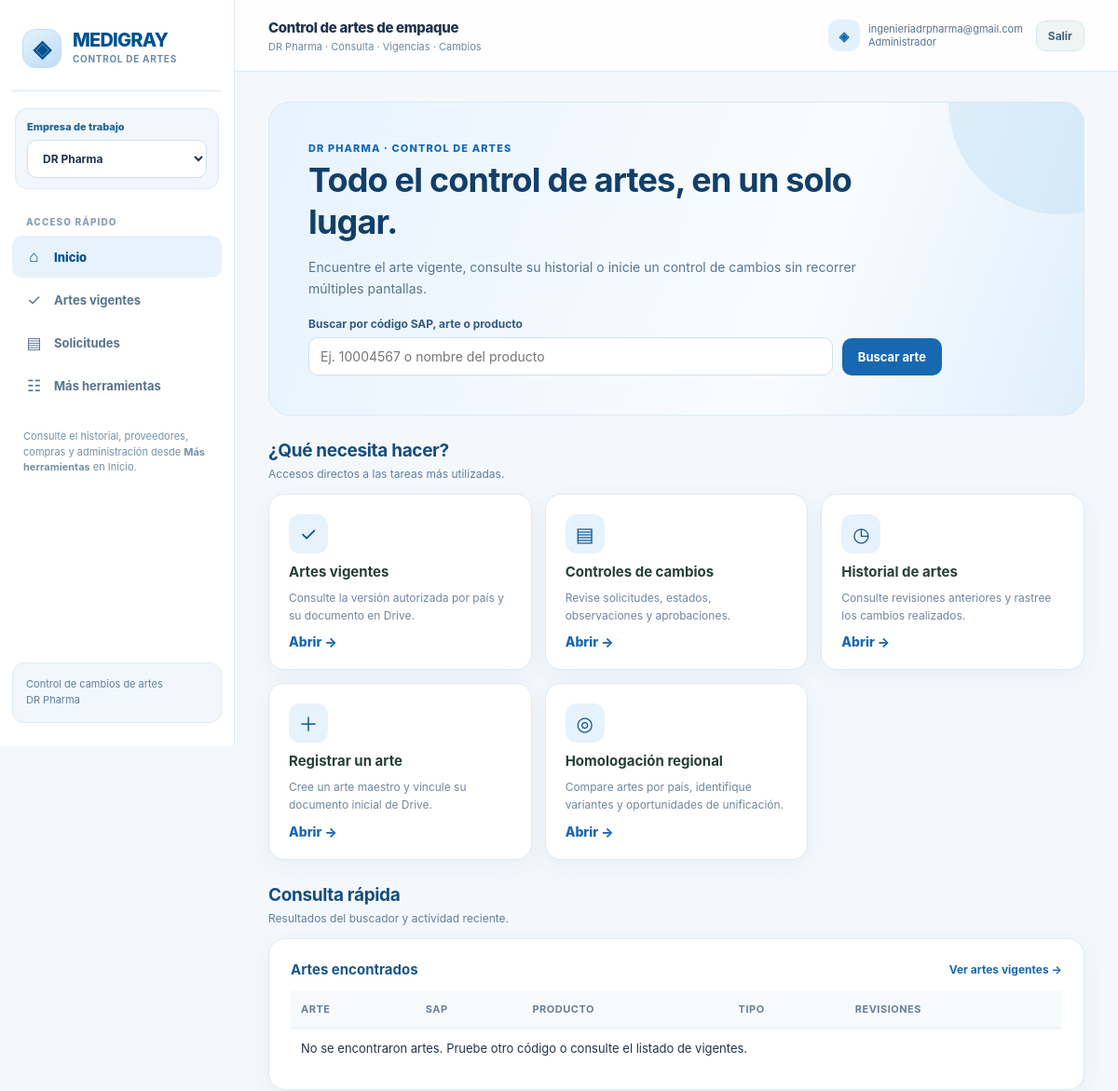
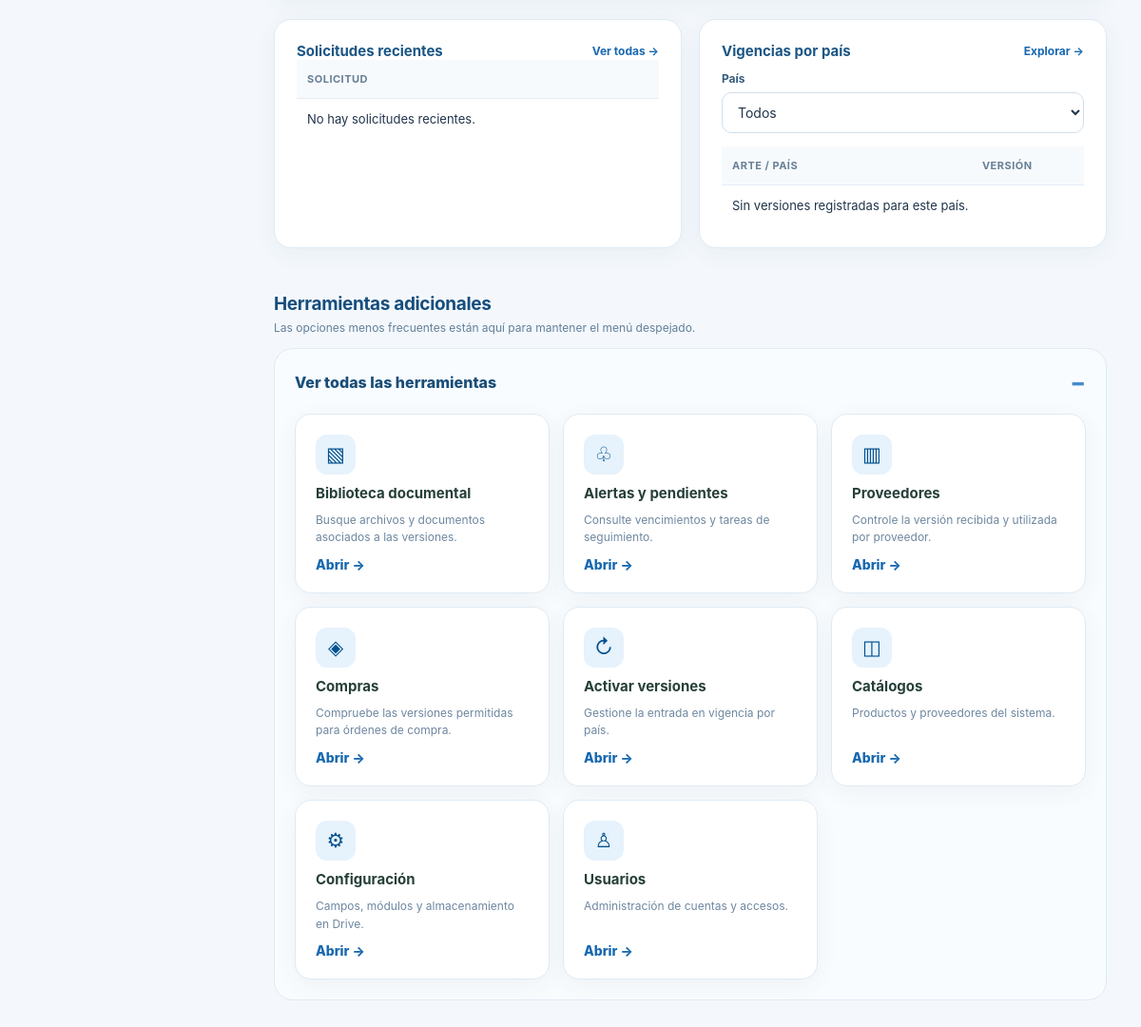
The page / (signed in) on the database its author committed (2 pictures, top to bottom).
### tables this page shows
CREATE TABLE companies(id INTEGER PRIMARY KEY,name TEXT NOT NULL UNIQUE);

CREATE TABLE users(id INTEGER PRIMARY KEY,email TEXT NOT NULL UNIQUE,password TEXT NOT NULL,role TEXT NOT NULL,active INTEGER NOT NULL DEFAULT 1,created_at TEXT NOT NULL);

### app.py (the view)
@app.get('/',response_class=HTMLResponse)
def home(req:Request,q:str='',country:int=0):
    u=require(req)
    permitidas=company_ids(u)
    actual=req.session.get('empresa_actual')
    if actual not in permitidas:
        actual=permitidas[0] if permitidas else 0
        req.session['empresa_actual']=actual
    with conn() as c:
        arts=c.execute('''SELECT a.*,co.name company,(SELECT COUNT(*) FROM versions v WHERE v.art_id=a.id) nversions
            FROM arts a JOIN companies co ON a.company_id=co.id
            WHERE a.company_id=? AND (a.sap_code LIKE ? OR a.master_code LIKE ? OR a.product LIKE ?)
            ORDER BY a.id DESC LIMIT 200''',(actual,f'%{q}%',f'%{q}%',f'%{q}%')).fetchall()
        countries=c.execute('SELECT * FROM countries ORDER BY name').fetchall()
        recent=c.execute('''SELECT ch.*,a.master_code FROM changes ch JOIN arts a ON a.id=ch.art_id
            WHERE a.company_id=? ORDER BY ch.id DESC LIMIT 12''',(actual,)).fetchall()
        vlist=c.execute('''SELECT cv.*,v.art_id,v.revision,a.master_code,c.name country
            FROM country_versions cv JOIN versions v ON v.id=cv.version_id
            JOIN arts a ON a.id=v.art_id JOIN countries c ON c.id=cv.country_id
            WHERE a.company_id=? AND (?=0 OR cv.country_id=?) ORDER BY cv.id DESC LIMIT 100''',
            (actual,country,country)).fetchall()
    return view(req,'home.html',arts=arts,countries=countries,recent=recent,vlist=vlist,q=q,country=country)

### templates/home.html (shortened to what this page needs)
{% extends 'base.html' %}
{% block content %}
<section class="welcome-hero" aria-labelledby="welcome-title">
  <div class="eyebrow">{{ empresa_nombre }} · Control de artes</div>
  <h1 id="welcome-title">Todo el control de artes, en un solo lugar.</h1>
  <p>Encuentre el arte vigente, consulte su historial o inicie un control de cambios sin recorrer múltiples pantallas.</p>
  <form class="home-search" method="get" action="/">
    <div class="field">
      <label for="quick-search">Buscar por código SAP, arte o producto</label>
      <input id="quick-search" type="search" name="q" value="{{q or ''}}" placeholder="Ej. 10004567 o nombre del producto">
    </div>
    <button class="btn" type="submit">Buscar arte</button>
  </form>
</section>
<div class="section-heading"><div><h2>¿Qué necesita hacer?</h2><p class="muted">Accesos directos a las tareas más utilizadas.</p></div></div>
<section class="action-grid" aria-label="Accesos rápidos">
  <a class="action-card" href="/artes/vigentes"><span class="action-icon">✓</span><strong>Artes vigentes</strong><p>Consulte la versión autorizada por país y su documento en Drive.</p><span class="action-arrow">Abrir →</span></a>
  <a class="action-card" href="/solicitudes"><span class="action-icon">▤</span><strong>Controles de cambios</strong><p>Revise solicitudes, estados, observaciones y aprobaciones.</p><span class="action-arrow">Abrir →</span></a>
  <a class="action-card" href="/artes/historial"><span class="action-icon">◷</span><strong>Historial de artes</strong><p>Consulte revisiones anteriores y rastree los cambios realizados.</p><span class="action-arrow">Abrir →</span></a>
  {% if u.role in ['Administrador','Regulatorios'] %}
  <a class="action-card" href="/artes/nuevo"><span class="action-icon">＋</span><strong>Registrar un arte</strong><p>Cree un arte maestro y vincule su documento inicial de Drive.</p><span class="action-arrow">Abrir →</span></a>
  {% endif %}
  <a class="action-card" href="/homologacion"><span class="action-icon">◎</span><strong>Homologación regional</strong><p>Compare artes por país, identifique variantes y oportunidades de unificación.</p><span class="action-arrow">Abrir →</span></a>
</section>
<div class="section-heading"><div><h2>Consulta rápida</h2><p class="muted">Resultados del buscador y actividad reciente.</p></div></div>
<section class="panel">
  <div class="flex" style="justify-content:space-between;margin-bottom:13px"><h3 style="margin:0">Artes encontrados</h3><a class="link-small" href="/artes/vigentes">Ver artes vigentes →</a></div>
  <div class="scroll"><table><thead><tr><th>Arte</th><th>SAP</th><th>Producto</th><th>Tipo</th><th>Revisiones</th></tr></thead><tbody>
  {% for a in arts %}<tr><td><a href="/artes/{{a.id}}"><strong>{{a.master_code}}</strong></a></td><td class="code">{{a.sap_code}}</td><td>{{a.product}}</td><td>{{a.packaging_type}}</td><td>{{a.nversions}}</td></tr>
  {% else %}<tr><td colspan="5">No se encontraron artes. Pruebe otro código o consulte el listado de vigentes.</td></tr>{% endfor %}
  </tbody></table></div>
</section>
<div class="grid">
  <section class="panel"><div class="flex" style="justify-content:space-between"><h3 style="margin:0">Solicitudes recientes</h3><a class="link-small" href="/solicitudes">Ver todas →</a></div>
    <div class="scroll"><table><thead><tr><th>Solicitud</th><th>Estado</th></tr></thead><tbody>
      {% for c in recent %}<tr><td><a href="/cambios/{{c.id}}">CC-{{'%05d'|format(c.id)}} · {{c.title}}</a></td><td><span class="badge">{{c.status}}</span></td></tr>
      {% else %}<tr><td colspan="2">No hay solicitudes recientes.</td></tr>{% endfor %}
    </tbody></table></div>
  </section>
  <section class="panel"><div class="flex" style="justify-content:space-between"><h3 style="margin:0">Vigencias por país</h3><a class="link-small" href="/artes/vigentes">Explorar →</a></div>
    <form method="get" action="/"><label for="quick-country" style="margin-top:12px">País</label><select id="quick-country" name="country" onchange="this.form.submit()"><option value="0">Todos</option></select></form>
    <div class="scroll"><table><thead><tr><th>Arte / País</th><th>Versión</th><th>Estado</th></tr></thead><tbody>
      {% for v in vlist %}<tr><td><a href="/artes/{{v.art_id}}">{{v.master_code}}</a><div class="muted">{{v.country}}</div></td><td>{{v.local_version}}</td><td><span class="badge {% if v.status=='Vigente Oficial' %}ok{% elif v.status=='Inactivo/Obsoleto' %}red{% else %}warn{% endif %}">{{v.status}}</span></td></tr>
      {% else %}<tr><td colspan="3">Sin versiones registradas para este país.</td></tr>{% endfor %}
    </tbody></table></div>
  </section>
</div>
<div class="section-heading" id="herramientas"><div><h2>Herramientas adicionales</h2><p class="muted">Las opciones menos frecuentes están aquí para mantener el menú despejado.</p></div></div>
<details class="secondary-tools" open>
  <summary>Ver todas las herramientas</summary>
  <div class="action-grid">
    <a class="action-card" href="/biblioteca-documental"><span class="action-icon">▧</span><strong>Biblioteca documental</strong><p>Busque archivos y documentos asociados a las versiones.</p><span class="action-arrow">Abrir →</span></a>
    <a class="action-card" href="/alertas"><span class="action-icon">♧</span><strong>Alertas y pendientes</strong><p>Consulte vencimientos y tareas de seguimiento.</p><span class="action-arrow">Abrir →</span></a>
    {% if u.role in ['Administrador','Regulatorios','Compras'] %}
    <a class="action-card" href="/proveedores-control"><span class="action-icon">▥</span><strong>Proveedores</strong><p>Controle la versión recibida y utilizada por proveedor.</p><span class="action-arrow">Abrir →</span></a>
    <a class="action-card" href="/compras"><span class="action-icon">◈</span><strong>Compras</strong><p>Compruebe las versiones permitidas para órdenes de compra.</p><span class="action-arrow">Abrir →</span></a>
    {% endif %}
    {% if u.role in ['Administrador','Regulatorios'] %}<a class="action-card" href="/activacion-versiones"><span class="action-icon">↻</span><strong>Activar versiones</strong><p>Gestione la entrada en vigencia por país.</p><span class="action-arrow">Abrir →</span></a>{% endif %}
    {% if u.role == 'Administrador' %}
    <a class="action-card" href="/catalogos"><span class="action-icon">◫</span><strong>Catálogos</strong><p>Productos y proveedores del sistema.</p><span class="action-arrow">Abrir →</span></a>
    <a class="action-card" href="/configuracion"><span class="action-icon">⚙</span><strong>Configuración</strong><p>Campos, módulos y almacenamiento en Drive.</p><span class="action-arrow">Abrir →</span></a>
    <a class="action-card" href="/usuarios"><span class="action-icon">♙</span><strong>Usuarios</strong><p>Administración de cuentas y accesos.</p><span class="action-arrow">Abrir →</span></a>
    {% endif %}
  </div>
</details>
{% endblock %}

### templates/base.html (shortened to what this page needs)
<!doctype html>
<html lang="es">
<head>
</head>
<body>
{% if u %}
<div class="shell">
<aside class="sidebar" aria-label="Menú">
 <div class="brand"><div class="brand-mark" aria-hidden="true">◈</div><div><div class="brand-name">MEDIGRAY</div><div class="brand-subtitle">CONTROL DE ARTES</div></div></div>
 <div class="company-switcher">
 <form method="post" action="/seleccionar-empresa">
  <label for="company-context">Empresa de trabajo</label>
  <select id="company-context" name="company_id" onchange="this.form.submit()" aria-label="Seleccionar empresa">
   {% for co in empresas_disponibles %}
   <option value="{{ co.id }}" {% if co.id == empresa_actual %}selected{% endif %}>{{ co.name }}</option>
   {% endfor %}
  </select>
 </form>
</div>
<div class="nav-label">Acceso rápido</div>
 <nav aria-label="Navegación principal">
  <a href="/" data-nav="/" aria-label="Ir a Inicio"><span class="nav-icon" aria-hidden="true">⌂</span> Inicio</a>
  <a href="/artes/vigentes" data-nav="/artes/vigentes"><span class="nav-icon" aria-hidden="true">✓</span> Artes vigentes</a>
  <a href="/solicitudes" data-nav="/solicitudes"><span class="nav-icon" aria-hidden="true">▤</span> Solicitudes</a>
  <a href="/#herramientas"><span class="nav-icon" aria-hidden="true">☷</span> Más herramientas</a>
 </nav>
 <p class="nav-note">Consulte el historial, proveedores, compras y administración desde <strong>Más herramientas</strong> en Inicio.</p>
 <div class="sidebar-footer">Control de cambios de artes<br>{{ empresa_nombre }}</div>
</aside>
<div class="workspace">
<header class="top">
 <div><div class="top-title">Control de artes de empaque</div><div class="top-sub">{{ empresa_nombre }} · Consulta · Vigencias · Cambios</div></div>
 <div class="top-actions">
  <div class="profile"><div class="avatar" aria-hidden="true">◈</div><div class="user">{{u.email}}<br>{{u.role}}</div></div>
  <form action="/logout" method="post" style="margin:0"><input type="hidden" name="csrf_token" value="{{csrf}}"><button class="btn gray sm" type="submit">Salir</button></form>
 </div>
</header>
<main class="main">{% block content %}{% endblock %}</main>
</div></div>
{% else %}
<div class="login-wrap">{% block login %}{% endblock %}</div>
{% endif %}
</body></html>

### rows shown on the page
companies: name "DR Pharma", name "DR PHARMA"
users: email "ingenieriadrpharma@gmail.com", role "Administrador"

### other values the page prints
form field company_id "DR Pharma"
